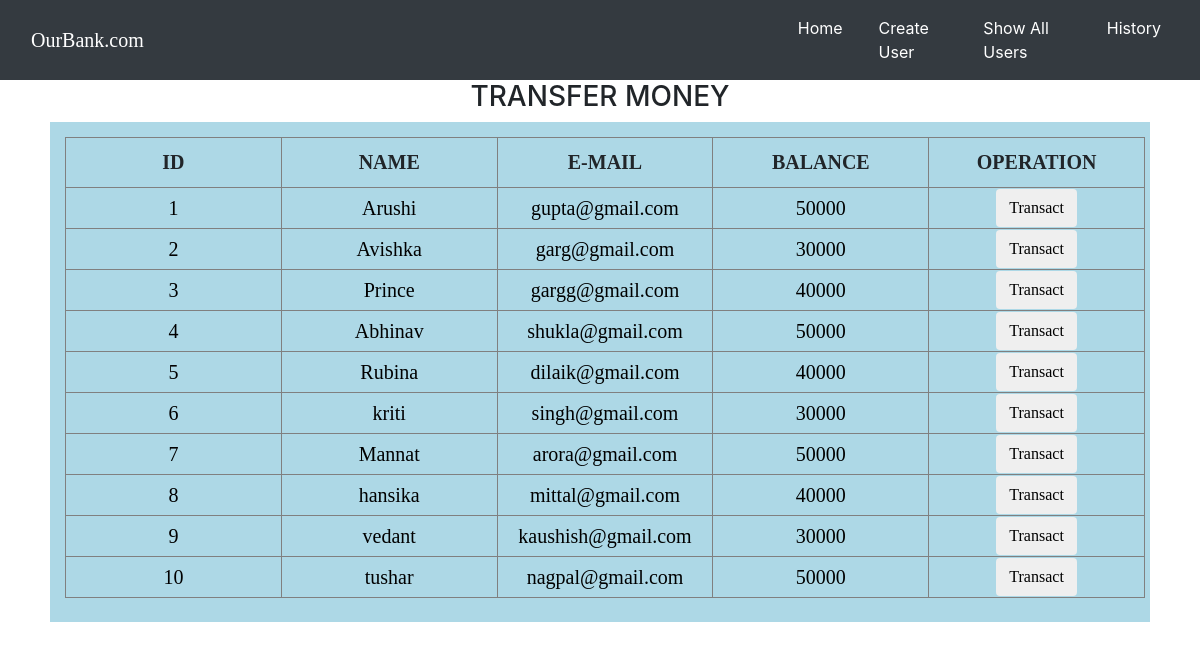
Screenshot of /transferMoney.php with the database file from the repository.
### tables this page shows
CREATE TABLE `users` (
  `id` int(3) NOT NULL,
  `name` text NOT NULL,
  `email` varchar(30) NOT NULL,
  `balance` int(8) NOT NULL
);

### transferMoney.php (the view, shortened to what this page needs)
<!DOCTYPE html>
<html lang="en">
<head>
    <link rel="stylesheet" href="https://maxcdn.bootstrapcdn.com/bootstrap/4.0.0/css/bootstrap.min.css">
    <link rel="stylesheet" href="css/transferMoney.css">
</head>
<body >
      <?php
    include 'config.php';
    $sql = "SELECT * FROM users";
    $result = mysqli_query($conn,$sql);
?>
     <?php
  include 'navbar.php';
  ?>
    <center><h3>TRANSFER MONEY</h3>
     <div  style="background-color:lightblue;" class="container" >
       <table border="1" style="padding-top:30px">
          <tr>
           <th>ID</th>
           <th>NAME</th>
           <th>E-MAIL</th>
           <th>BALANCE</th>
           <th>OPERATION</th>
           </tr>
              <?php
                    while($rows=mysqli_fetch_assoc($result)){
                ?>
                    <tr style="color : black;">
                        <td><?php echo $rows['id'] ?></td>
                        <td ><?php echo $rows['name']?></td>
                        <td><?php echo $rows['email']?></td>
                        <td ><?php echo $rows['balance']?></td>
                        <td><a href="selecteduserdetail.php?id= <?php echo $rows['id'] ;?>"> <button type="button" class="btn" >Transact</button></a></td>
                    </tr>
                <?php
                    } ?>
       </table>
   </div>
     </center><script src="https://code.jquery.com/jquery-3.5.1.slim.min.js"></script>
</body>
</html>

### navbar.php (shortened to what this page needs)
 <nav class="navbar navbar-expand-lg navbar-dark bg-dark">
  <div class="container-fluid">
    <a class="navbar-brand" href="#" style="font-family:cursive;font-size:20px">OurBank.com</a>
    <div class="collapse navbar-collapse" id="navbarNav">
      <ul style="margin-Left:610px" class="navbar-nav">
        <li class="nav-item">
          <a class="nav-link active" aria-current="page" href="index.php">Home</a>
        </li>
        <li class="nav-item">
          <a class="nav-link active" href="createuser.php">Create User</a>
        </li>
        <li class="nav-item">
          <a class="nav-link active" href="transferMoney.php">Show All Users</a>
        </li> <li class="nav-item">
          <a class="nav-link active" href="transactionHistory.php">History</a>
        </li>
      </ul>
    </div>
  </div>
</nav>

### css/transferMoney.css (style rules this page uses)
.container { width: 1100px; height: 500px; background-color:ivory; padding: 10px; }
table { width: 100%; margin: 5px; font-family: cursive; font-size: 20px; border-radius: 10%; }
th { height: 50px; width: 20%; text-align: center; }
td { width: 20%; text-align: center; }

### navbar.php (style rules this page uses)
.nav-item { margin-left: 20px; }

### rows the page displays
users: id "1", name "Arushi", email "gupta@gmail.com", balance "50000"
users: id "2", name "Avishka", email "garg@gmail.com", balance "30000"
users: id "3", name "Prince", email "gargg@gmail.com", balance "40000"
users: id "4", name "Abhinav", email "shukla@gmail.com", balance "50000"
users: id "5", name "Rubina", email "dilaik@gmail.com", balance "40000"
users: id "6", name "kriti", email "singh@gmail.com", balance "30000"
users: id "7", name "Mannat", email "arora@gmail.com", balance "50000"
users: id "8", name "hansika", email "mittal@gmail.com", balance "40000"
users: id "9", name "vedant", email "kaushish@gmail.com", balance "30000"
users: id "10", name "tushar", email "nagpal@gmail.com", balance "50000"
